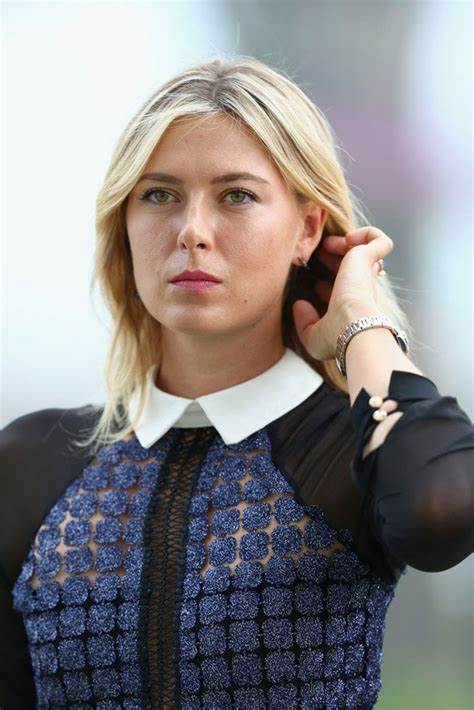
#> input picture OIP.jpg, 474 x 710 px
$ jupyter execute --allow-errors Untitled1.ipynb   (shell and % lines are left out)
#> lines starting #> are read from the running program, lines starting #| are printed output that depends on the picture; after the words box and inside, x2 and y2 are one past the last pixel; in counts of white or black regions, pixels touching at a corner belong together
[cell 1]
import numpy as np
import cv2
import matplotlib
from matplotlib import pyplot as plt

img = cv2.imread('OIP.jpg')
#> img is the input picture: shape (710, 474, 3); mean B, G, R 135.2, 134, 136.3
print(img.shape)
#| (710, 474, 3)
plt.imshow(img)

[cell 2]
gray = cv2.cvtColor(img, cv2.COLOR_BGR2GRAY)
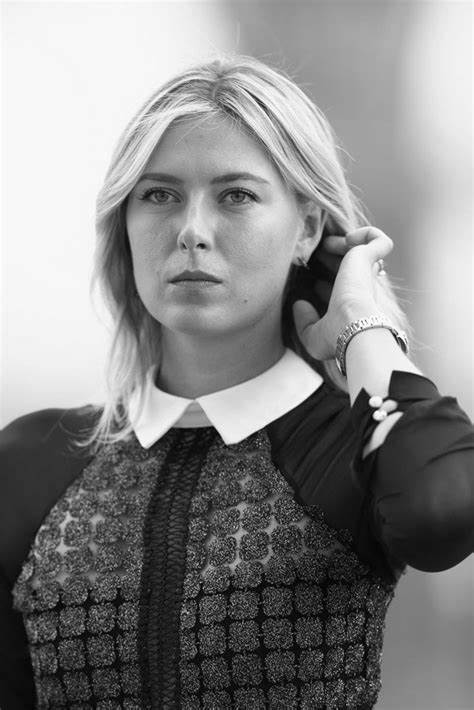
#> gray: shape (710, 474); min 0, max 255, mean 134.8
gray.shape
#> Out = (710, 474)

[cell 3]
gray

[cell 4]
plt.imshow(gray, cmap='gray')

[cell 5]
import cv2

face_cascade = cv2.CascadeClassifier('./opencv/haarcascades/haarcascade_frontalface_default.xml')
eye_cascade = cv2.CascadeClassifier('./opencv/haarcascades/haarcascade_eye.xml')

# Load an image and convert it to grayscale
img = cv2.imread('OIP.jpg')
gray = cv2.cvtColor(img, cv2.COLOR_BGR2GRAY)

# Detect faces
faces = face_cascade.detectMultiScale(gray, scaleFactor=1.3, minNeighbors=5)
#> faces = [[89, 114, 218, 218]]
print(faces)
#| [[ 89 114 218 218]]
faces
#> Out = [[89, 114, 218, 218]]

[cell 6]
(x,y,w,h) = faces[0]
#> x = 89; y = 114; w = 218; h = 218
x,y,w,h
#> Out = (89, 114, 218, 218)

[cell 7]
face_OIP =cv2.rectangle(img,(x,y),(x+w,y+h),(255,0,0),2)
plt.imshow(face_OIP)

[cell 8]
cv2.destroyAllWindows()
for (x,y,w, h) in faces:
        face_OIP = cv2.rectangle (img, (x,y),(x+w, y+h), (255,0,0), 2)
        roi_gray = gray[y:y+h, x:x+w]
        roi_color=  face_OIP[y:y+h, x:x+w]
        eyes = eye_cascade.detectMultiScale(roi_gray)
        for (ex, ey, ew, eh) in eyes:
                cv2.rectangle(roi_color, (ex, ey), (ex+ew, ey+eh), (0, 255,0), 2)
#> this loop made 1 pass
#> (x, y, w, h, eyes) on pass 1: (89, 114, 218, 218, [[48, 59, 46, 46], [83, 121, 22, 22], [118, 58, 50, 50]])
#> pass 1, `roi_gray = gray[y:y+h, x:x+w]`:
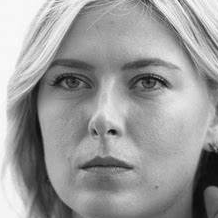
#> roi_gray: shape (218, 218); min 8, max 254, mean 154.8
#> pass 1, `roi_color=  face_OIP[y:y+h, x:x+w]`:
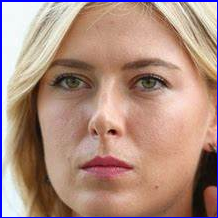
#> roi_color: shape (218, 218, 3); mean B, G, R 129, 142, 175.1
#> after the loop:
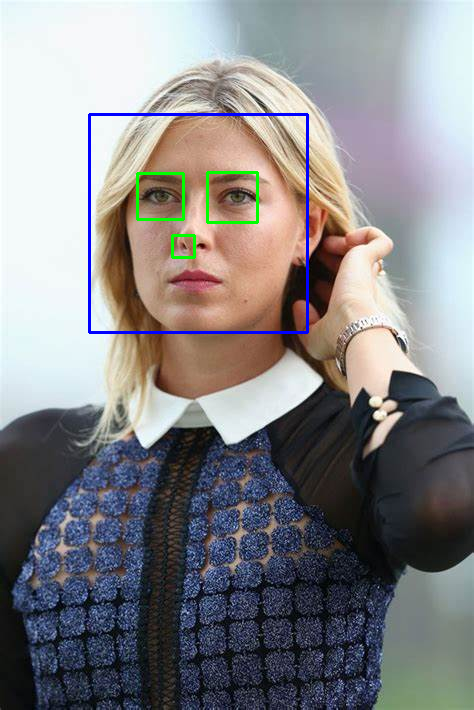
#> img: shape (710, 474, 3); mean B, G, R 135.5, 133.2, 134.1
#> after the loop:
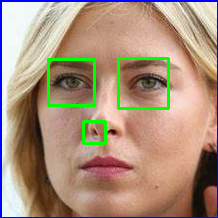
#> roi_color: shape (218, 218, 3); 2.95% of pixels changed, all inside (x1, y1, x2, y2) = (47, 57, 170, 145)


plt.figure()
plt.imshow (face_OIP, cmap='gray')
plt.show()

[cell 9]
plt.imshow(roi_color, cmap='gray')

[cell 10]
import cv2

# Load the cascade
face_cascade = cv2.CascadeClassifier(cv2.data.haarcascades + 'haarcascade_frontalface_default.xml')

# Read the image
image = cv2.imread('OIP.jpg')
gray = cv2.cvtColor(image, cv2.COLOR_BGR2GRAY)

# Detect faces
faces = face_cascade.detectMultiScale(gray, scaleFactor=1.1, minNeighbors=4)
#> faces = [[88, 115, 215, 215]]

# Draw rectangles around the detected faces
for (x, y, w, h) in faces:
    cv2.rectangle(image, (x, y), (x+w, y+h), (255, 0, 0), 2)
#> this loop made 1 pass
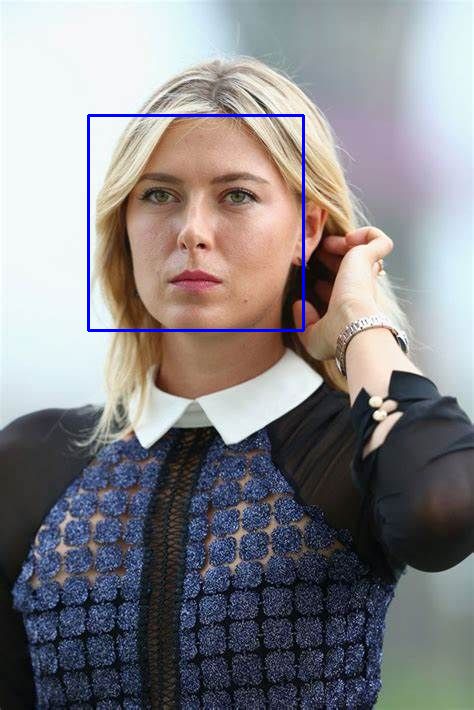
#> image: shape (710, 474, 3); 0.77% of pixels changed, all inside (x1, y1, x2, y2) = (87, 114, 305, 332)

# Display the image with rectangles
cv2.imshow('Detected Faces', image)
cv2.waitKey(0)
cv2.destroyAllWindows()

[cell 11]
import matplotlib.pyplot as plt
original_image = cv2.imread('OIP.jpg')
plt.imshow(original_image)

[cell 12]
def get_cropped_img_if_2_eyes(image_path):
#> called with image_path = 'OIP.jpg'
    OIP = cv2.imread(image_path)
    gray = cv2.cvtColor(OIP, cv2.COLOR_BGR2GRAY)
    faces = face_cascade.detectMultiScale(gray, 1.3, 5)
#> faces = [[89, 114, 218, 218]]
    for(x,y,w,h) in faces:
        roi_gray = gray[y:y+h, x:x+w]
        roi_color = img[y:y+h, x:x+w]
        eyes = eyes_cascade.detectMultiScale(roi_gray)
        if len(eyes) >= 2:
                return roi_color
#> this loop made 1 pass
